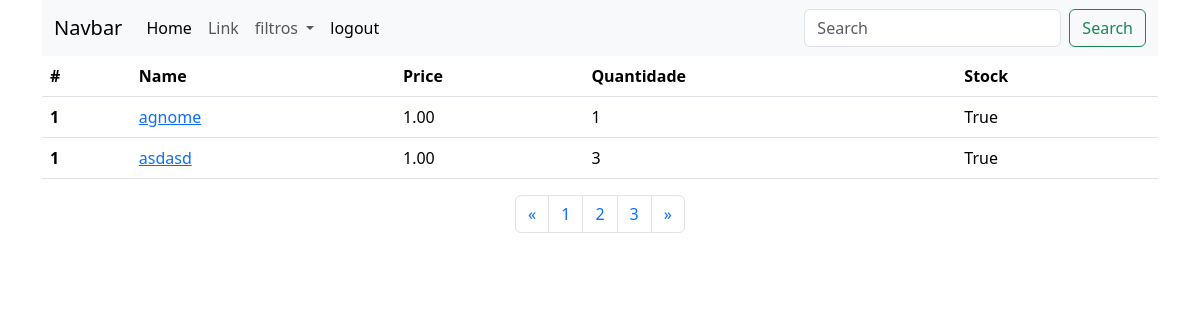
Before: / with the older database file.
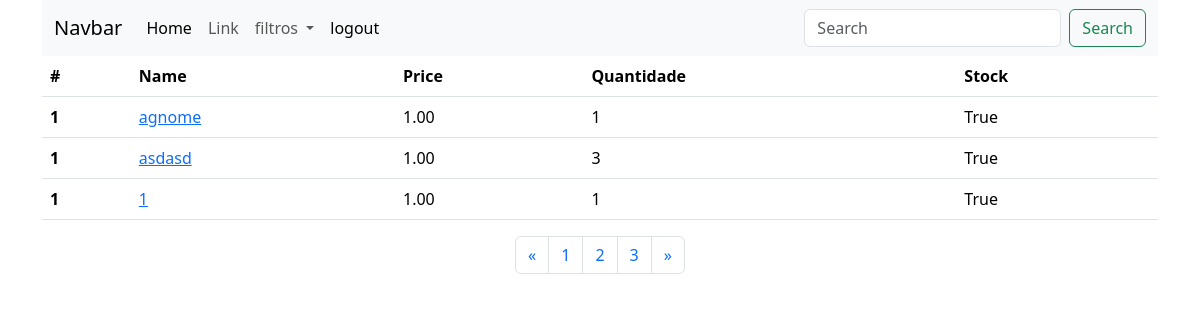
After: the same page with the newer database file.
### estoque_proj_aula/models.py (models this page shows, shortened)
class Products(models.Model):
    user = models.ForeignKey(User, on_delete=models.CASCADE)
    name = models.CharField(max_length=255)
    category = models.ForeignKey(Categories, on_delete=models.CASCADE)
    picture = models.ImageField(blank=False)
    cod = models.IntegerField(unique=True)
    price = models.DecimalField(max_digits=12, decimal_places=2)
    description = models.TextField()
    qtd = models.IntegerField()
    discount = models.IntegerField()
    created_at =  models.DateField()
    in_stock = models.BooleanField(default= False)
    class Meta:
        verbose_name=  'Product'
        verbose_name_plural=  'Products'

### estoque_proj_aula/views.py (the view)
# urls.py: path('', views.index, name='home'),
def index(request):
    produtos = Products.objects.all()
    return render(request, 'pages/index.html', {'produtos':produtos})

### estoque_proj_aula/templates/pages/index.html (shortened to what this page needs)
{% load static %}
<!DOCTYPE html>
<html lang="en">
<head>
    <link rel="stylesheet" href="{% static 'css/global.css' %}">
    <link href="https://cdn.jsdelivr.net/npm/bootstrap@5.3.2/dist/css/bootstrap.min.css" rel="stylesheet"
>
</head>
</head>
<body>
    <div class="container">
        <nav class="navbar navbar-expand-lg bg-body-tertiary">
            <div class="container-fluid">
                <a class="navbar-brand" href="#">Navbar</a>
                <div class="collapse navbar-collapse" id="navbarSupportedContent">
                    <ul class="navbar-nav me-auto mb-2 mb-lg-0">
                        <li class="nav-item">
                            <a class="nav-link active" aria-current="page" href="#">Home</a>
                        </li>
                        <li class="nav-item">
                            <a class="nav-link" href="#">Link</a>
                        </li>
                        <li class="nav-item dropdown">
                            <a class="nav-link dropdown-toggle" href="#" role="button" data-bs-toggle="dropdown"
                                aria-expanded="false">
                                filtros
                            </a>
                        </li>
                        <li class="nav-item">
                            <li><a class="nav-link active" href="{% url 'logout' %}">logout</a></li>
                        </li>
                    </ul>
                    <form class="d-flex" role="search" action="{% url 'search-product' %}">
                        <input class="form-control me-2" type="search" placeholder="Search" aria-label="Search" name="q">
                        <button class="btn btn-outline-success" type="submit">Search</button>
                    </form>
                </div>
            </div>
        </nav>
        <div class="div_table">
            <table class="table">
                <thead>
                    <tr>
                        <th scope="col">#</th>
                        <th scope="col">Name</th>
                        <th scope="col">Price</th>
                        <th scope="col">Quantidade</th>
                        <th scope="col">Stock</th>
                    </tr>
                </thead>
                <tbody>
                    {%for produto in produtos%}
                    <tr>
                        <th scope="row">1</th>
                        <td><a href="{% url 'product-detail' produto.id %}">
                                {{produto.name}}
                            </a>
                        </td>
                        <td>{{produto.price}}</td>
                        <td>{{produto.qtd}}</td>
                        <td>{{produto.in_stock}}</td>
                    </tr>
                    {%endfor%}
                </tbody>
            </table>
        </div>
        <nav class="d-flex justify-content-center" aria-label="Page navigation example">
            <ul class="pagination">
                <li class="page-item">
                    <a class="page-link" href="#" aria-label="Previous">
                        <span aria-hidden="true">&laquo;</span>
                    </a>
                </li>
                <li class="page-item"><a class="page-link" href="#">1</a></li>
                <li class="page-item"><a class="page-link" href="#">2</a></li>
                <li class="page-item"><a class="page-link" href="#">3</a></li>
                <li class="page-item">
                    <a class="page-link" href="#" aria-label="Next">
                        <span aria-hidden="true">&raquo;</span>
                    </a>
                </li>
            </ul>
        </nav>
    </div>
</body>
</html>

Changed rows visible on the page:
added Products: name "1", price "1.00", qtd "1", in_stock "True"
